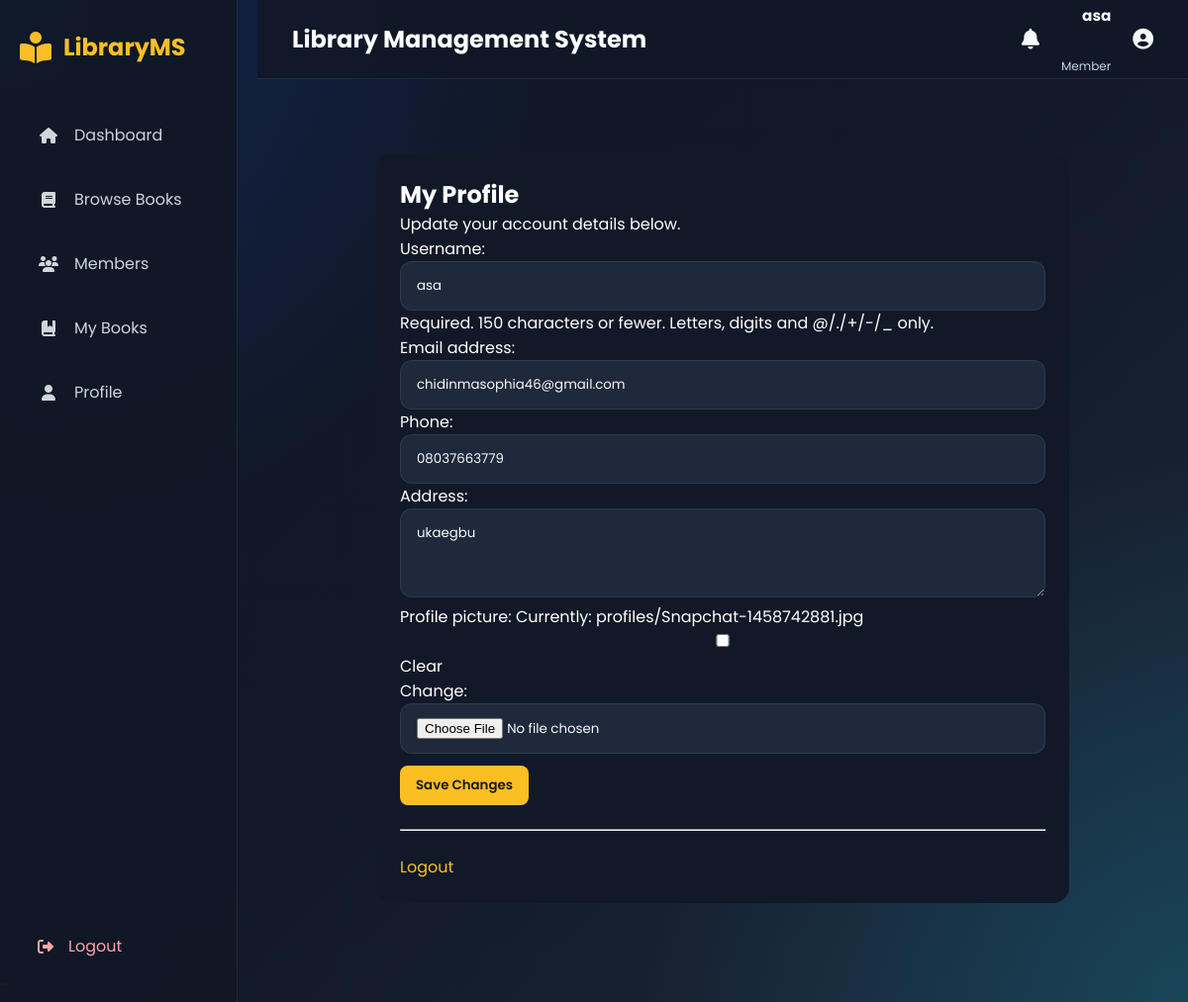
The page /accounts/profile/ (signed in) on the database its author committed.
### accounts/models.py (models this page shows)
class User(AbstractUser):
    ROLE_CHOICES = (
        ("MEMBER", "Member"),
        ("LIBRARIAN", "Librarian"),
        ("ADMIN", "Administrator"),
    )
    role = models.CharField(max_length=20, choices=ROLE_CHOICES, default="MEMBER")
    phone = models.CharField(max_length=20, blank=True)
    address = models.TextField(blank=True)
    profile_picture = models.ImageField(upload_to="profiles/", blank=True, null=True)

### accounts/views.py (the view)
# urls.py: path("profile/", views.profile_view, name="profile"),
@login_required
def profile_view(request):
    if request.method == "POST":
        form = ProfileUpdateForm(request.POST, request.FILES, instance=request.user)
        if form.is_valid():
            form.save()
            return redirect("profile")
    else:
        form = ProfileUpdateForm(instance=request.user)
    return render(
        request,
        "accounts/profile.html",
        {
            "user": request.user,
            "form": form,
        },
    )

### accounts/forms.py
class ProfileUpdateForm(forms.ModelForm):
    class Meta:
        model = User
        fields = ["username", "email", "phone", "address", "profile_picture"]
        widgets = {
            "address": forms.Textarea(attrs={"rows": 3}),
        }

### templates/accounts/profile.html (shortened to what this page needs)
{% extends "base.html" %}
{% block content %}
<div style="max-width: 700px; margin: 40px auto; padding: 24px; background: #111827; color: white; border-radius: 16px;">
    <h2>My Profile</h2>
    <p>Update your account details below.</p>
    <form method="post" enctype="multipart/form-data">
        {{ form.as_p }}
        <button type="submit" style="margin-top: 12px; padding: 10px 16px; border-radius: 8px; background: #fbbf24; color: #111827; border: none; font-weight: 600;">Save Changes</button>
    </form>
    <hr style="margin: 24px 0;">
    <a href="{% url 'logout' %}" style="color: #fbbf24;">Logout</a>
</div>
{% endblock %}

### templates/base.html (shortened to what this page needs)
{% load static %}
<!DOCTYPE html>
<head>
    {% block css %}
    <link rel="stylesheet"
          href="https://cdnjs.cloudflare.com/ajax/libs/font-awesome/6.7.2/css/all.min.css">
    <link rel="stylesheet" href="{% static 'css/base.css' %}">
    {% endblock %}
</head>
<body>
<div class="layout">
    <aside class="sidebar">
        <div class="logo">
            <i class="fa-solid fa-book-open-reader"></i>
            <span>LibraryMS</span>
        </div>
        <nav>
            {% if request.user.is_authenticated %}
                {% if request.user.role == "ADMIN" %}
                    <a href="{% url 'admin_dashboard' %}">
                        <i class="fa-solid fa-house"></i>
                        <span>Dashboard</span>
                    </a>
                    <a href="{% url 'book_list' %}">
                        <i class="fa-solid fa-book"></i>
                        <span>Books</span>
                    </a>
                    <a href="{% url 'member_list' %}">
                        <i class="fa-solid fa-users"></i>
                        <span>Members</span>
                    </a>
                    <a href="#">
                        <i class="fa-solid fa-arrow-right-arrow-left"></i>
                        <span>Borrowing</span>
                    </a>
                    <a href="#">
                        <i class="fa-solid fa-chart-column"></i>
                        <span>Reports</span>
                    </a>
                    <a href="{% url 'admin:index' %}">
                        <i class="fa-solid fa-user-shield"></i>
                        <span>Admin Panel</span>
                    </a>
                <!-- ==========================
                    LIBRARIAN MENU
                =========================== -->
                {% else %}
                    <a href="{% url 'member_dashboard' %}">
                        <i class="fa-solid fa-house"></i>
                        <span>Dashboard</span>
                    </a>
                    <a href="{% url 'book_list' %}">
                        <i class="fa-solid fa-book"></i>
                        <span>Browse Books</span>
                    </a>
                    <a href="{% url 'member_list' %}">
                        <i class="fa-solid fa-users"></i>
                        <span>Members</span>
                    </a>
                    <a href="#">
                        <i class="fa-solid fa-book-bookmark"></i>
                        <span>My Books</span>
                    </a>
                    <a href="{% url 'profile' %}">
                        <i class="fa-solid fa-user"></i>
                        <span>Profile</span>
                    </a>
                {% endif %}
            {% endif %}
        </nav>
        <div class="sidebar-footer">
            <a href="{% url 'logout' %}" class="logout-btn">
                <i class="fa-solid fa-right-from-bracket"></i>
                <span>Logout</span>
            </a>
        </div>
    </aside>
    <main class="main-content">
        <header class="topbar">
            <h2>Library Management System</h2>
            <div class="user">
                <i class="fa-solid fa-bell"></i>
                <div class="user-info">
                    <strong>{{ request.user.username }}</strong><br>
                    <small>{{ request.user.get_role_display }}</small>
                </div>
                <i class="fa-solid fa-circle-user"></i>
            </div>
        </header>
        <section class="page-content">
            {% block content %}
            {% endblock %}
        </section>
    </main>
</div>
</body>
</html>

### static/css/base.css (style rules this page uses)
* { margin:0; padding:0; box-sizing:border-box; }
body { font-family:'Poppins',sans-serif; background: radial-gradient(circle at top left,#2563eb33,transparent 35%), radial-gradient(circle at bottom right,#06b6d433,transparent 35%), linear-gradient(135deg,#0f172a,#111827,#1e293b); color:var(--text); min-height:100vh; overflow-x:hidden; }
a { text-decoration:none; color:inherit; }
button,input,textarea,select { font-family:inherit; }
.layout { display:flex; min-height:100vh; }
.sidebar { width: 15rem; background:rgba(17,24,39,.92); backdrop-filter:blur(18px); border-right:1px solid var(--border); position:fixed; left:0; top:0; bottom:0; padding:30px 20px; display:flex; flex-direction:column; z-index:999; }
.sidebar-footer { margin-top:auto; padding-top:25px; }
.logout-btn { display:flex; align-items:center; gap:15px; padding:14px 18px; border-radius:14px; transition:.3s; color:#fca5a5; }
.logo { display:flex; align-items:center; gap:12px; font-size:1.5rem; font-weight:700; color:var(--gold); margin-bottom:45px; }
.logo i { font-size:2rem; }
.sidebar nav { display:flex; flex-direction:column; gap:12px; }
.sidebar nav a { display:flex; align-items:center; gap:15px; padding:14px 18px; border-radius:14px; color:#d1d5db; transition:.3s; }
.sidebar nav a i { width:22px; text-align:center; }
.main-content { flex:1; margin-left:260px; display:flex; flex-direction:column; }
.topbar { height:80px; background:rgba(17,24,39,.85); backdrop-filter:blur(15px); border-bottom:1px solid var(--border); display:flex; justify-content:space-between; align-items:center; padding:0 35px; position:sticky; top:0; z-index:100; }
.topbar h2 { font-size:1.5rem; color:white; }
.user { display:flex; align-items:center; gap:22px; font-size:1.3rem; }
.user i { cursor:pointer; transition:.3s; }
.user-info { display:flex; flex-direction:column; align-items:flex-end; }
.user-info strong { color:var(--text); font-size:.95rem; }
.user-info small { color:var(--muted); font-size:.75rem; }
.page-content { padding:35px; animation:fadeUp .5s ease; }
input, select, textarea { width:100%; padding:14px 16px; border:1px solid rgba(255,255,255,.08); border-radius:12px; background:#1e293b; color:var(--text); transition:.3s; }

### rows shown on the page
User: user.username "asa", user.role "Member", username "asa", email "chidinmasophia46@gmail.com", phone "08037663779", address "ukaegbu"
